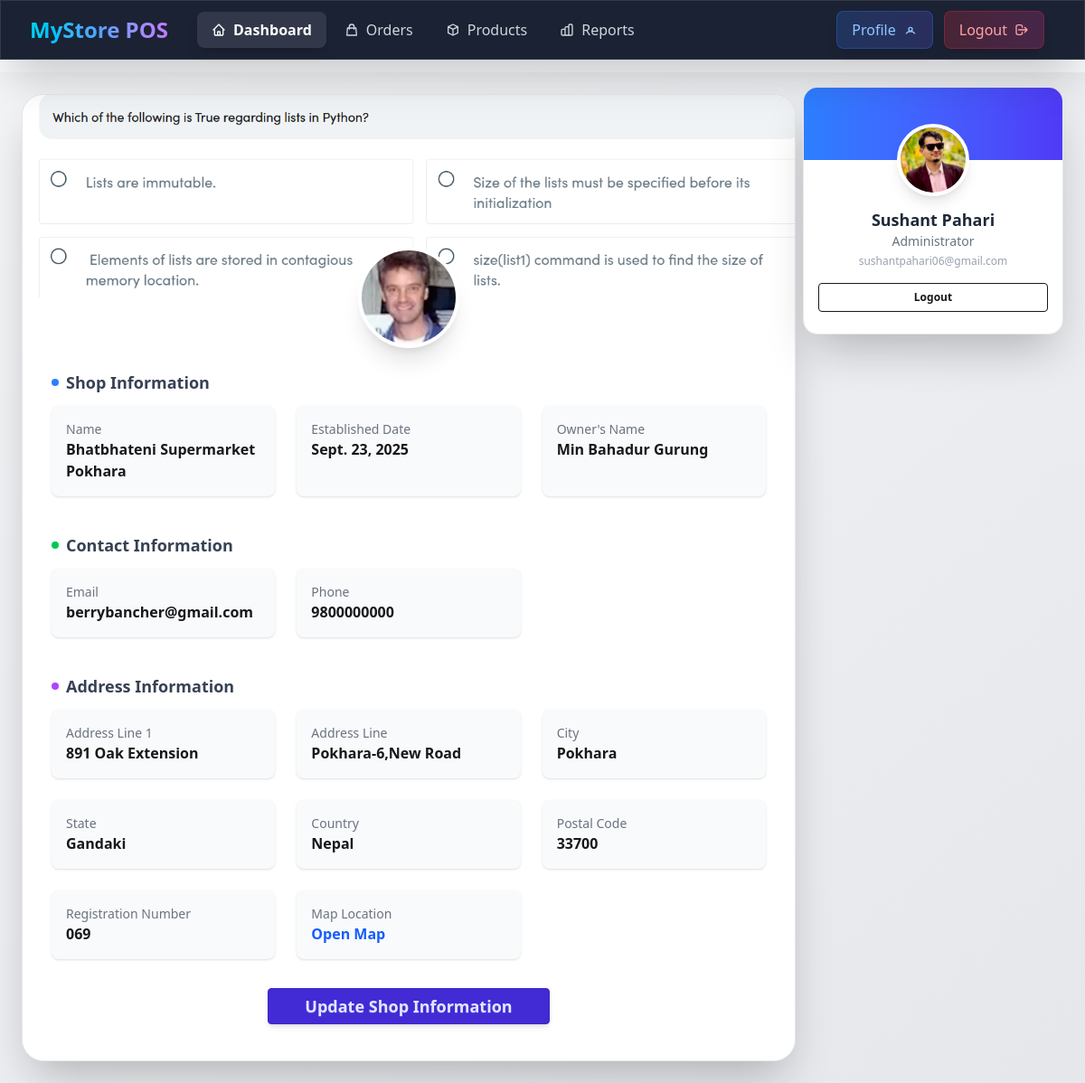
Page /shop/profile/ (signed in) on the earlier database version.
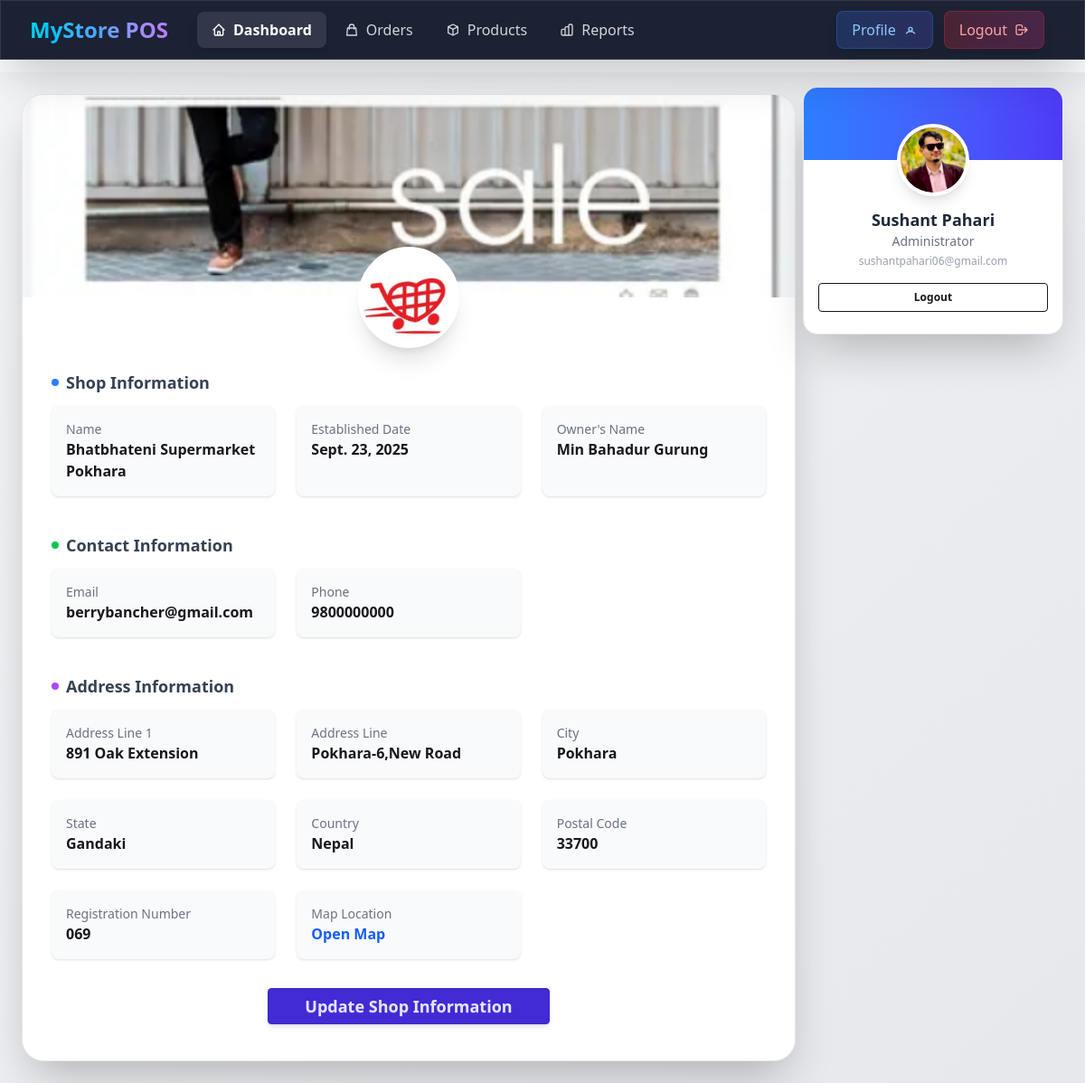
Same page on the later database version.
### accounts/models.py (models this page shows, shortened)
class CustomUser(AbstractUser):
    address = models.CharField(max_length=255, null=True, blank=True)
    phone_number = models.CharField(max_length=10, null=True, blank=True)
    profile_pic = models.ImageField(upload_to="profile_pics", null=True, blank=True)

### shop/models.py (models this page shows, shortened)
class Shop(models.Model):
    admin_user = models.OneToOneField("accounts.CustomUser", on_delete=models.CASCADE, related_name='shop')
    name = models.CharField(max_length=255)
    code=models.CharField(max_length=10, unique=True, blank=True, null=True)
    slug = models.SlugField(unique=True,blank=True, null=True)
    owner_name = models.CharField(max_length=255)
    email = models.EmailField(blank=True, null=True)
    phone_number = models.CharField(max_length=20)
    address_line_1 = models.CharField(max_length=255)
    address_line_2 = models.CharField(max_length=255)
    city=models.CharField(max_length=50)
    state=models.CharField(max_length=50)
    country=models.CharField(max_length=50)
    postal_code=models.CharField(max_length=50)
    map_location_url=models.URLField(blank=True, null=True)
    registration_number = models.CharField(max_length=100, blank=True, null=True)
    logo = models.ImageField(upload_to="shop_logos/", blank=True, null=True)
    banner = models.ImageField(upload_to="shop_banners/", blank=True, null=True)
    is_active = models.BooleanField(default=True)
    created_at = models.DateTimeField(auto_now_add=True)
    updated_at = models.DateTimeField(auto_now=True)
    established_date = models.DateField(blank=True, null=True)

### shop/views.py (the view)
# urls.py: path("profile/", views.shop_profile, name="shop_profile"),
@login_required
def shop_profile(request):
    shop_admin = request.user
    try:
        shop_data = shop_admin.shop
    except Exception:
        messages.warning(request, "You need to register your shop first.")
        return redirect("shop:shop_register")
    context = {
        'admin': shop_admin,
        'shop': shop_data
    }
    return render(request, "shop/profile.html", context)

### shop/templates/shop/profile.html (shortened to what this page needs)
{% extends 'base.html' %}
{% load text_extras %}
{% block content %}
<main class="min-h-screen flex justify-center p-6 w-full bg-gradient-to-br from-gray-100 to-gray-200 dark:from-gray-900 dark:to-gray-800 relative lg:pr-80">
    <div class="hidden lg:block fixed top-24 right-6 w-72 rounded-2xl shadow-2xl bg-white dark:bg-gray-800 overflow-hidden z-30 border border-gray-200 dark:border-gray-700">
        <div class="relative -mt-10 flex flex-col items-center px-4 pb-6">
            <img src="{{admin.profile_pic.url}}" alt="User Profile"
                 class="w-20 h-20 rounded-full object-cover border-4 border-white shadow-lg">
            <h3 class="mt-3 text-lg font-bold text-gray-800 dark:text-gray-200">{{admin.get_full_name}}</h3>
            <p class="text-sm text-gray-500">Administrator</p>
            <p class="text-xs text-gray-400 mt-1 truncate">{{admin.email}}</p>
            <a class="btn btn-sm btn-outline mt-4 w-full" href="{% url 'accounts:logout_view' %}">Logout</a>
        </div>
    </div>
    <div class="w-full max-w-5xl shadow-2xl rounded-3xl overflow-hidden bg-white dark:bg-gray-900 border border-gray-200 dark:border-gray-700">
        <div class="relative h-56">
            {% if shop.banner %}
            <img src="{{shop.banner.url}}" alt="Banner"
                 class="w-full h-full object-cover">
            {% else %}
                <div class="w-full h-full object-cover" style="background-color: lightgreen"></div>
            {% endif %}
            <div class="absolute -bottom-14 left-1/2 transform -translate-x-1/2">
                {% if shop.logo %}
                    <img src="{{ shop.logo.url }}" alt="Logo"
                        class="w-28 h-28 rounded-full border-4 border-white dark:border-gray-800 shadow-xl object-cover bg-white">
                {% else %}
                    <div class="w-28 h-28 rounded-full border-4 border-white dark:border-gray-800 shadow-xl text-center flex items-center justify-center text-black text-2xl font-bold"
                        style="background-color: yellow">
                        {{ shop.code|only_shop_name }}
                    </div>
                {% endif %}
            </div>
        </div>
        <div class="p-8 pt-20 space-y-10">
            <section>
                <h2 class="flex items-center gap-2 text-lg font-bold text-gray-700 dark:text-gray-300 mb-3">
                    <span class="w-2 h-2 rounded-full bg-blue-500"></span> Shop Information
                </h2>
                <div class="grid md:grid-cols-2 lg:grid-cols-3 gap-6">
                    <div class="p-4 bg-gray-50 dark:bg-gray-800 rounded-lg shadow-sm">
                        <label class="block text-gray-500 text-sm">Name</label>
                        <p class="font-semibold">{{shop.name}}</p>
                    </div>
                    <div class="p-4 bg-gray-50 dark:bg-gray-800 rounded-lg shadow-sm">
                        <label class="block text-gray-500 text-sm">Established Date</label>
                        <p class="font-semibold">{{shop.established_date}}</p>
                    </div>
                    <div class="p-4 bg-gray-50 dark:bg-gray-800 rounded-lg shadow-sm">
                        <label class="block text-gray-500 text-sm">Owner's Name</label>
                        <p class="font-semibold">{{shop.owner_name}}</p>
                    </div>
                </div>
            </section>
            <section>
                <h2 class="flex items-center gap-2 text-lg font-bold text-gray-700 dark:text-gray-300 mb-3">
                    <span class="w-2 h-2 rounded-full bg-green-500"></span> Contact Information
                </h2>
                <div class="grid md:grid-cols-2 lg:grid-cols-3 gap-6">
                    <div class="p-4 bg-gray-50 dark:bg-gray-800 rounded-lg shadow-sm">
                        <label class="block text-gray-500 text-sm">Email</label>
                        <p class="font-semibold">{{shop.email}}</p>
                    </div>
                    <div class="p-4 bg-gray-50 dark:bg-gray-800 rounded-lg shadow-sm">
                        <label class="block text-gray-500 text-sm">Phone</label>
                        <p class="font-semibold">{{shop.phone_number}}</p>
                    </div>
                </div>
            </section>
            <section>
                <h2 class="flex items-center gap-2 text-lg font-bold text-gray-700 dark:text-gray-300 mb-3">
                    <span class="w-2 h-2 rounded-full bg-purple-500"></span> Address Information
                </h2>
                <div class="grid md:grid-cols-2 lg:grid-cols-3 gap-6">
                    <div class="p-4 bg-gray-50 dark:bg-gray-800 rounded-lg shadow-sm">
                        <label class="block text-gray-500 text-sm">Address Line 1</label>
                        <p class="font-semibold">{{shop.address_line_1}}</p>
                    </div>
                    <div class="p-4 bg-gray-50 dark:bg-gray-800 rounded-lg shadow-sm">
                        <label class="block text-gray-500 text-sm">Address Line </label>
                        <p class="font-semibold">{{shop.address_line_2}}</p>
                    </div>
                    <div class="p-4 bg-gray-50 dark:bg-gray-800 rounded-lg shadow-sm">
                        <label class="block text-gray-500 text-sm">City</label>
                        <p class="font-semibold">{{shop.city}}</p>
                    </div>
                    <div class="p-4 bg-gray-50 dark:bg-gray-800 rounded-lg shadow-sm">
                        <label class="block text-gray-500 text-sm">State</label>
                        <p class="font-semibold">{{shop.state}}</p>
                    </div>
                    <div class="p-4 bg-gray-50 dark:bg-gray-800 rounded-lg shadow-sm">
                        <label class="block text-gray-500 text-sm">Country</label>
                        <p class="font-semibold">{{shop.country}}</p>
                    </div>
                    <div class="p-4 bg-gray-50 dark:bg-gray-800 rounded-lg shadow-sm">
                        <label class="block text-gray-500 text-sm">Postal Code</label>
                        <p class="font-semibold">{{shop.postal_code}}</p>
                    </div>
                    <div class="p-4 bg-gray-50 dark:bg-gray-800 rounded-lg shadow-sm">
                        <label class="block text-gray-500 text-sm">Registration Number</label>
                        <p class="font-semibold">{{shop.registration_number}}</p>
                    </div>
                    <div class="p-4 bg-gray-50 dark:bg-gray-800 rounded-lg shadow-sm">
                        <label class="block text-gray-500 text-sm">Map Location</label>
                        <a target="_blank" href="{{shop.map_location_url}}" class="font-semibold text-blue-600 hover:underline">
                            Open Map
                        </a>
                    </div>
                </div>
            </section>
        </div>
        <div class="px-8 pb-10 flex justify-center">
            <a class="btn btn-primary px-10 py-2 text-lg shadow-md hover:shadow-lg" href="{% url 'shop:shop_update' %}">
                Update Shop Information
            </a>
        </div>
    </div>
</main>
{% endblock content %}

### theme/templates/base.html (shortened to what this page needs)
{% load static tailwind_tags %}
<!DOCTYPE html>
<html lang="en">
<head>
    {% tailwind_css %}
</head>
<body class="bg-gray-50 dark:bg-gray-900 transition-colors duration-300">
{% block header %}
<header class="w-full bg-gradient-to-r from-slate-900 via-purple-900 to-slate-900 text-white shadow-2xl fixed top-0 left-0 z-50 glass-morphism">
    <div class="w-full px-4 sm:px-6 lg:px-8">
        <div class="flex justify-between items-center h-16">
            <div class="flex items-center flex-1">
                <div class="flex-shrink-0 mr-8">
                    <div class="font-bold text-xl sm:text-2xl bg-gradient-to-r from-cyan-400 via-blue-400 to-purple-400 bg-clip-text text-transparent animate-pulse">
                    </div>
                </div>
                <nav class="hidden [@media(min-width:1100px)]:flex items-center space-x-1">
                    <a href="#"
                       data-page="dashboard"
                       class="nav-link nav-gradient px-4 py-2 rounded-lg font-semibold bg-white/10 text-white transition-all duration-300 hover:bg-white/20 hover:scale-105 shadow-lg">
                        <span class="flex items-center space-x-2">
                            <svg class="w-4 h-4" fill="none" stroke="currentColor" viewBox="0 0 24 24">
                                <path stroke-linecap="round" stroke-linejoin="round" stroke-width="2" d="M3 12l2-2m0 0l7-7 7 7M5 10v10a1 1 0 001 1h3m10-11l2 2m-2-2v10a1 1 0 01-1 1h-3m-6 0a1 1 0 001-1v-4a1 1 0 011-1h2a1 1 0 011 1v4a1 1 0 001 1m-6 0h6"></path>
                            </svg>
                            <span>Dashboard</span>
                        </span>
                    </a>
                    <a href="#"
                       data-page="orders"
                       class="nav-link nav-gradient px-4 py-2 rounded-lg font-normal text-gray-300 transition-all duration-300 hover:bg-white/10 hover:text-white hover:scale-105">
                        <span class="flex items-center space-x-2">
                            <svg class="w-4 h-4" fill="none" stroke="currentColor" viewBox="0 0 24 24">
                                <path stroke-linecap="round" stroke-linejoin="round" stroke-width="2" d="M16 11V7a4 4 0 00-8 0v4M5 9h14l1 12H4L5 9z"></path>
                            </svg>
                            <span>Orders</span>
                        </span>
                    </a>
                    <a href="#"
                       data-page="products"
                       class="nav-link nav-gradient px-4 py-2 rounded-lg font-normal text-gray-300 transition-all duration-300 hover:bg-white/10 hover:text-white hover:scale-105">
                        <span class="flex items-center space-x-2">
                            <svg class="w-4 h-4" fill="none" stroke="currentColor" viewBox="0 0 24 24">
                                <path stroke-linecap="round" stroke-linejoin="round" stroke-width="2" d="M20 7l-8-4-8 4m16 0l-8 4m8-4v10l-8 4m0-10L4 7m8 4v10M4 7v10l8 4"></path>
                            </svg>
                            <span>Products</span>
                        </span>
                    </a>
                    <a href="#"
                       data-page="reports"
                       class="nav-link nav-gradient px-4 py-2 rounded-lg font-normal text-gray-300 transition-all duration-300 hover:bg-white/10 hover:text-white hover:scale-105">
                        <span class="flex items-center space-x-2">
                            <span>Reports</span>
                        </span>
                    </a>
                </nav>
            </div>
            <div class="flex items-center space-x-2 sm:space-x-3">
                <a href="{% url 'shop:shop_profile' %}"
                   class="px-3 sm:px-4 py-2 rounded-lg bg-gradient-to-r from-blue-500/20 to-indigo-500/20 hover:from-blue-500/30 hover:to-indigo-500/30 text-blue-300 hover:text-blue-200 border border-blue-500/30 transition-all duration-300 flex items-center space-x-2 hover:scale-105 shadow-lg">
                    <span class="hidden sm:inline">Profile</span>
                    <svg class="w-4 h-4" fill="none" stroke="currentColor" viewBox="0 0 24 24">
                        <path stroke-linecap="round" stroke-linejoin="round" stroke-width="2"
                              d="M5.121 17.804A7.5 7.5 0 0112 15a7.5 7.5 0 016.879 2.804M15 11a3 3 0 11-6 0 3 3 0 016 0z"/>
                    </svg>
                </a>
                <a href="{% url 'accounts:logout_view' %}"
                   class="px-3 sm:px-4 py-2 rounded-lg bg-gradient-to-r from-red-500/20 to-pink-500/20 hover:from-red-500/30 hover:to-pink-500/30 text-red-300 hover:text-red-200 border border-red-500/30 transition-all duration-300 flex items-center space-x-2 hover:scale-105 shadow-lg">
                    <span class="hidden sm:inline">Logout</span>
                    <svg class="w-4 h-4" fill="none" stroke="currentColor" viewBox="0 0 24 24">
                        <path stroke-linecap="round" stroke-linejoin="round" stroke-width="2" d="M17 16l4-4m0 0l-4-4m4 4H7m6 4v1a3 3 0 01-3 3H6a3 3 0 01-3-3V7a3 3 0 013-3h4a3 3 0 013 3v1"></path>
                    </svg>
                </a>
            </div>
        </div>
    </div>
</header>
{% endblock header %}
{% block content %}
{% endblock content %}
</body>
</html>

### theme/templates/base.html (style rules this page uses)
.glass-morphism { background: rgba(255, 255, 255, 0.05); backdrop-filter: blur(10px); border: 1px solid rgba(255, 255, 255, 0.1); }
.nav-gradient { position: relative; overflow: hidden; }
.nav-gradient::before { content: ''; position: absolute; top: 0; left: -100%; width: 100%; height: 100%; background: linear-gradient(90deg, transparent, rgba(255,255,255,0.2), transparent); transition: left 0.5s; }

### shop/templates/shop/profile.html (style rules this page uses)
body { padding-top: 80px; }
header { z-index: 9999 !important; background: rgba(15, 23, 42, 0.95) !important; backdrop-filter: blur(20px) !important; -webkit-backdrop-filter: blur(20px) !important; }
main { position: relative; z-index: 1; }

Differences in the rows shown:
changed Shop "Bhatbhateni Supermarket Pokhara": banner: a different picture; logo: a different picture
